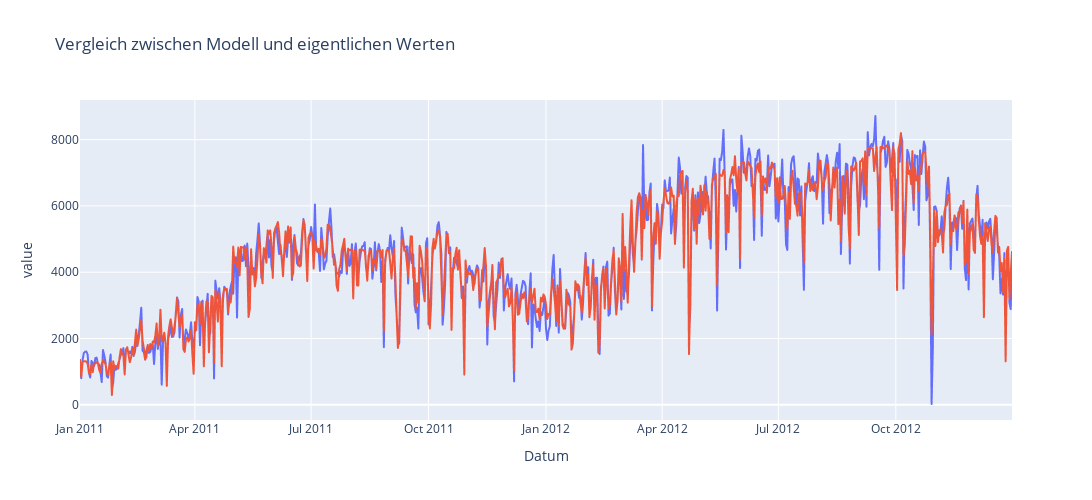

The notebook cell this image was saved under:
### Code cell
df_day['Prediction'] = model.predict(xdf_wm)
fig = px.line(df_day, x = 'Datum', y = ['Bookings', 'Prediction'], title = 'Vergleich zwischen Modell und eigentlichen Werten')
fig.update_layout(width = 1200, height = 500, showlegend = False)

### Figure 1 — Plotly figure (JSON) as saved in the notebook; plotly's stock layout.template omitted (floating-point values rounded to 4 significant figures; data arrays with more than 128 entries replaced by an {"elided": "..."} marker saying what was removed)
{"data": [{"hovertemplate": "variable=Bookings<br>Datum=%{x}<br>value=%{y}<extra></extra>", "legendgroup": "Bookings", "line": {"color": "#636efa", "dash": "solid"}, "marker": {"symbol": "circle"}, "mode": "lines", "name": "Bookings", "showlegend": true, "type": "scattergl", "x": {"elided": "731 str values"}, "xaxis": "x", "y": {"elided": "731 int values"}, "yaxis": "y"}, {"hovertemplate": "variable=Prediction<br>Datum=%{x}<br>value=%{y}<extra></extra>", "legendgroup": "Prediction", "line": {"color": "#EF553B", "dash": "solid"}, "marker": {"symbol": "circle"}, "mode": "lines", "name": "Prediction", "showlegend": true, "type": "scattergl", "x": {"elided": "731 str values"}, "xaxis": "x", "y": {"elided": "731 float values"}, "yaxis": "y"}], "layout": {"height": 500, "legend": {"title": {"text": "variable"}, "tracegroupgap": 0}, "showlegend": false, "title": {"text": "Vergleich zwischen Modell und eigentlichen Werten"}, "width": 1200, "xaxis": {"anchor": "y", "domain": [0, 1], "title": {"text": "Datum"}}, "yaxis": {"anchor": "x", "domain": [0, 1], "title": {"text": "value"}}}}
